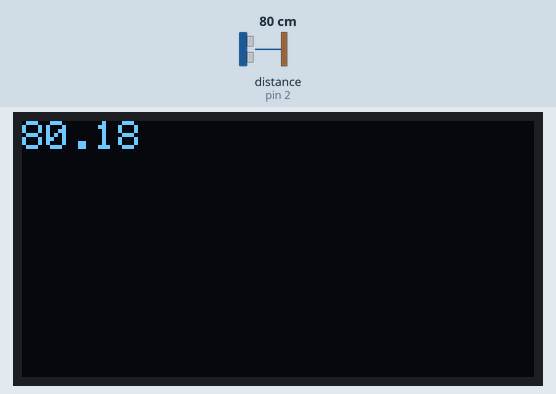
Recording of a sketch running on a simulated Arduino Uno, built with avr-gcc and run on an emulated ATmega328P. Shown: 128×64 one-colour display. Wiring (inferred from the names in the program): ultrasonic range finder: trigger pin 2; echo pin 2. The inputs (shaded band) are chosen by the test bench; at power-on: distance to the obstacle (sensor on pin 2) 80 cm. The echo pulse lasts 58.3 µs per cm.

Above: at 1.8 s.
1.9 s: distance to the obstacle (sensor on pin 2) set to 18 cm
At 2.8 s:
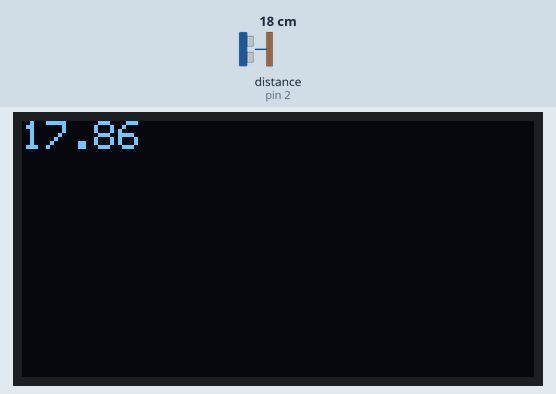
4.6 s: distance to the obstacle (sensor on pin 2) set to 2 cm
At 7.4 s:
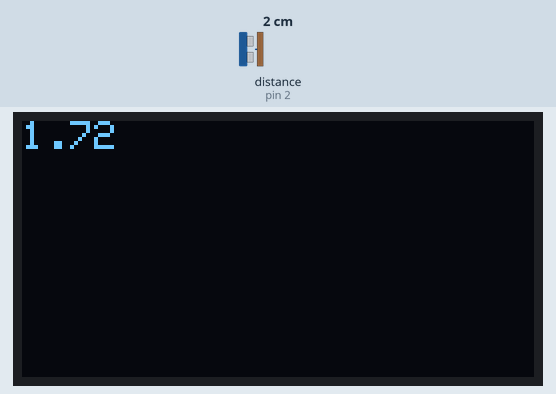
7.7 s: distance to the obstacle (sensor on pin 2) set to 4 cm
At 11.2 s:
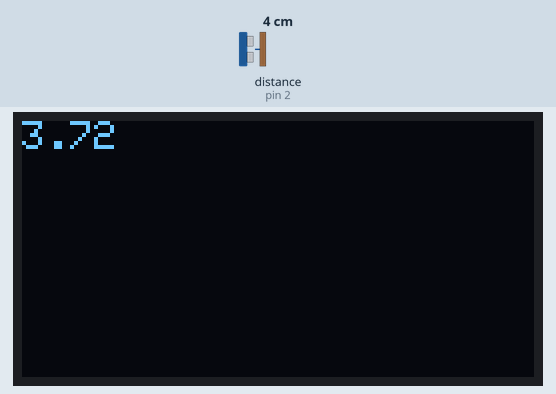
Timing chart, 0 to 12.7 s (numbered marks = the images above; inputs shaded):
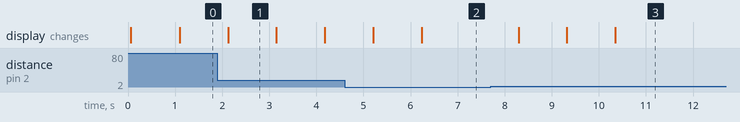

Measured:
- after the input at 1.9 s, the display: changes after 0.22 s (image 1)
- what the display in image 1 shows lasts 1.1 s, from 2.1 s to 3.2 s

The sketch:

Ultrasoni_Sensor.ino
```cpp
// Ultrasonic Sensor
// Author: Yiyang Jiang

#include <SPI.h>
#include <Wire.h>
#include <Adafruit_SSD1306.h>
#include <Adafruit_GFX.h>

#define SCREEN_WIDTH 128  // OLED display width, in pixels
#define SCREEN_HEIGHT 64  // OLED display height, in pixels
// Declaration for an SSD1306 display connected to I2C (SDA, SCL pins)
#define OLED_RESET -1  // Reset pin # (or -1 if sharing Arduino reset pin)
Adafruit_SSD1306 myOLED(SCREEN_WIDTH, SCREEN_HEIGHT, &Wire, OLED_RESET);

// Set signal pin
int const signal = 2;

void setup() {
  // put your setup code here, to run once:
  // Serial.begin(9600);
  // SSD1306_SWITCHCAPVCC = generate display voltage from 3.3V internally
  if(!myOLED.begin(SSD1306_SWITCHCAPVCC, 0x3C)) { // Address 0x3D for 128x64
    Serial.println(F("SSD1306 allocation failed"));
    for(;;); // Don't proceed, loop forever
  }
  // Set the color of text on OLED
  myOLED.setTextColor(WHITE);
  myOLED.clearDisplay();

  // The signal is low and OUTPUT mode at the beginning
  pinMode(signal, OUTPUT);
  digitalWrite(signal, LOW);
}

void loop() {
  // put your main code here, to run repeatedly:
  myOLED.clearDisplay();

  // Set the signal pin to OUTPUT mode and use it to send a 10μs high trigger pulse to the sensor
  pinMode(signal, OUTPUT);
  digitalWrite(signal, HIGH);
  delayMicroseconds(10);
  digitalWrite(signal, LOW);

  // Set the signal pin to INPUT mode
  pinMode(signal, INPUT);
  // Use a while loop to wait until the echo signal from the sensor on the signal pin goes HIGH
  while (digitalRead(signal) == LOW) {
  }
  // use the micros() function to record the beginning time of the pulse
  unsigned long startTime = micros();
  bool flag = 0;

  // Use a while loop to wait until the signal goes back to LOW
  while (digitalRead(signal) == HIGH) {
    // To check to see if more than 24000 microseconds have elapsed and break out of the while loop if this is the case
    if (micros()-startTime > 24000){
      flag = 1;
      break;
    }
  }

  // Use the micros() function to get the pulse ending time and then calculate the duration of the pulse
  unsigned long endTime = micros();
  unsigned long duration = endTime - startTime;
  //Serial.println(duration);

  // Calculate the distance in cm,and then display it on the OLED display
  float distance = 172.35/10000*duration;
  myOLED.setCursor(0, 0);
  if(flag == 0){
    myOLED.println(distance);
  }
  else{
    myOLED.println("Out of Range!");
  }
  myOLED.display();
  //Serial.println(distance);
  delay(1000);
}
```
